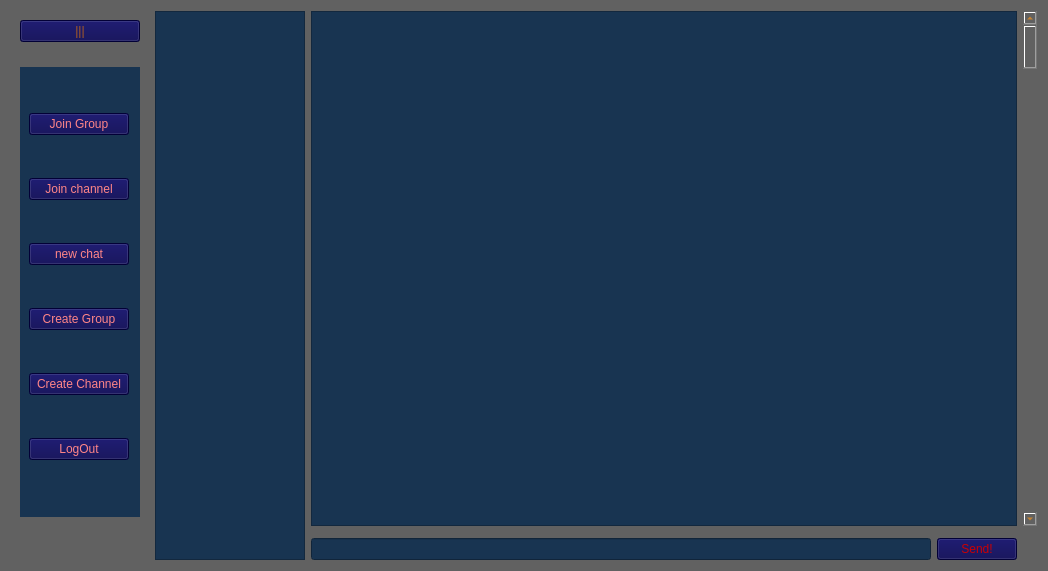
<?xml version="1.0" encoding="UTF-8"?>
<ui version="4.0">
 <class>loggedinpage</class>
 <widget class="QWidget" name="loggedinpage">
  <property name="geometry">
   <rect>
    <x>0</x>
    <y>0</y>
    <width>1048</width>
    <height>571</height>
   </rect>
  </property>
  <property name="windowTitle">
   <string>Form</string>
  </property>
  <property name="styleSheet">
   <string notr="true">background-color: rgb(97, 97, 97);
color: rgb(255, 151, 23);</string>
  </property>
  <layout class="QGridLayout" name="gridLayout">
   <item row="2" column="3">
    <widget class="QPushButton" name="sendmessagebutton">
     <property name="styleSheet">
      <string notr="true">background-color: rgb(3, 0, 76);
color: rgb(202, 0, 3);
</string>
     </property>
     <property name="text">
      <string>Send!</string>
     </property>
    </widget>
   </item>
   <item row="0" column="0">
    <widget class="QWidget" name="widget" native="true">
     <layout class="QVBoxLayout" name="verticalLayout">
      <item alignment="Qt::AlignTop">
       <widget class="QPushButton" name="toggleview">
        <property name="sizePolicy">
         <sizepolicy hsizetype="Minimum" vsizetype="Minimum">
          <horstretch>0</horstretch>
          <verstretch>0</verstretch>
         </sizepolicy>
        </property>
        <property name="minimumSize">
         <size>
          <width>0</width>
          <height>0</height>
         </size>
        </property>
        <property name="maximumSize">
         <size>
          <width>120</width>
          <height>30</height>
         </size>
        </property>
        <property name="cursor">
         <cursorShape>PointingHandCursor</cursorShape>
        </property>
        <property name="styleSheet">
         <string notr="true">background-color: rgb(3, 0, 76);
color: rgb(172, 92, 35);</string>
        </property>
        <property name="text">
         <string>|||</string>
        </property>
        <property name="checkable">
         <bool>true</bool>
        </property>
       </widget>
      </item>
      <item alignment="Qt::AlignLeft">
       <widget class="QDockWidget" name="dockWidget">
        <property name="minimumSize">
         <size>
          <width>120</width>
          <height>227</height>
         </size>
        </property>
        <property name="maximumSize">
         <size>
          <width>150</width>
          <height>719</height>
         </size>
        </property>
        <property name="styleSheet">
         <string notr="true">background-color: rgb(24, 52, 81);
</string>
        </property>
        <property name="features">
         <set>QDockWidget::NoDockWidgetFeatures</set>
        </property>
        <property name="allowedAreas">
         <set>Qt::NoDockWidgetArea</set>
        </property>
        <widget class="QWidget" name="dockWidgetContents">
         <property name="minimumSize">
          <size>
           <width>120</width>
           <height>0</height>
          </size>
         </property>
         <property name="styleSheet">
          <string notr="true">background-color: rgb(24, 52, 81);
</string>
         </property>
         <layout class="QVBoxLayout" name="verticalLayout_3">
          <item alignment="Qt::AlignLeft">
           <widget class="QWidget" name="widget_2" native="true">
            <property name="minimumSize">
             <size>
              <width>100</width>
              <height>0</height>
             </size>
            </property>
            <layout class="QVBoxLayout" name="verticalLayout_2">
             <property name="leftMargin">
              <number>0</number>
             </property>
             <property name="topMargin">
              <number>0</number>
             </property>
             <property name="rightMargin">
              <number>0</number>
             </property>
             <property name="bottomMargin">
              <number>0</number>
             </property>
             <item>
              <widget class="QPushButton" name="joingroupbtton">
               <property name="styleSheet">
                <string notr="true">background-color: rgb(3, 0, 76);
color:rgb(255, 133, 135);</string>
               </property>
               <property name="text">
                <string>Join Group</string>
               </property>
              </widget>
             </item>
             <item>
              <widget class="QPushButton" name="joinchannelbutton">
               <property name="styleSheet">
                <string notr="true">background-color: rgb(3, 0, 76);
color:rgb(255, 133, 135);</string>
               </property>
               <property name="text">
                <string>Join channel</string>
               </property>
              </widget>
             </item>
             <item>
              <widget class="QPushButton" name="newchatbutton">
               <property name="styleSheet">
                <string notr="true">background-color: rgb(3, 0, 76);
color:rgb(255, 133, 135);</string>
               </property>
               <property name="text">
                <string>new chat</string>
               </property>
              </widget>
             </item>
             <item>
              <widget class="QPushButton" name="creategroupbutton">
               <property name="styleSheet">
                <string notr="true">background-color: rgb(3, 0, 76);
color:rgb(255, 133, 135);</string>
               </property>
               <property name="text">
                <string>Create Group</string>
               </property>
              </widget>
             </item>
             <item>
              <widget class="QPushButton" name="createchannelbutton">
               <property name="minimumSize">
                <size>
                 <width>70</width>
                 <height>0</height>
                </size>
               </property>
               <property name="styleSheet">
                <string notr="true">background-color: rgb(3, 0, 76);
color:rgb(255, 133, 135);</string>
               </property>
               <property name="text">
                <string>Create Channel</string>
               </property>
              </widget>
             </item>
             <item>
              <widget class="QPushButton" name="logoutbutton">
               <property name="styleSheet">
                <string notr="true">background-color: rgb(3, 0, 76);
color:rgb(255, 133, 135);</string>
               </property>
               <property name="text">
                <string>LogOut</string>
               </property>
              </widget>
             </item>
            </layout>
           </widget>
          </item>
          <item alignment="Qt::AlignRight">
           <widget class="QWidget" name="widget_3" native="true">
            <property name="maximumSize">
             <size>
              <width>0</width>
              <height>0</height>
             </size>
            </property>
           </widget>
          </item>
         </layout>
        </widget>
       </widget>
      </item>
     </layout>
    </widget>
   </item>
   <item row="0" column="2" colspan="2">
    <widget class="QTextEdit" name="messages">
     <property name="styleSheet">
      <string notr="true">background-color: rgb(24, 52, 81);
</string>
     </property>
    </widget>
   </item>
   <item row="0" column="1" rowspan="3">
    <widget class="QListWidget" name="allchats">
     <property name="maximumSize">
      <size>
       <width>150</width>
       <height>16777215</height>
      </size>
     </property>
     <property name="styleSheet">
      <string notr="true">background-color: rgb(24, 52, 81);
selection-color: rgb(3, 0, 76);
color: rgb(255, 151, 23);</string>
     </property>
    </widget>
   </item>
   <item row="0" column="4">
    <widget class="QScrollBar" name="verticalScrollBar">
     <property name="orientation">
      <enum>Qt::Vertical</enum>
     </property>
    </widget>
   </item>
   <item row="2" column="2">
    <widget class="QLineEdit" name="sendmessageLE">
     <property name="styleSheet">
      <string notr="true">background-color: rgb(24, 52, 81);
color: rgb(19, 255, 0);
gridline-color: rgb(121, 121, 121);</string>
     </property>
     <property name="text">
      <string/>
     </property>
    </widget>
   </item>
   <item row="2" column="0">
    <widget class="QLabel" name="usernamelabel">
     <property name="maximumSize">
      <size>
       <width>150</width>
       <height>150</height>
      </size>
     </property>
     <property name="text">
      <string/>
     </property>
     <property name="alignment">
      <set>Qt::AlignHCenter|Qt::AlignTop</set>
     </property>
    </widget>
   </item>
  </layout>
 </widget>
 <resources/>
 <connections/>
</ui>
